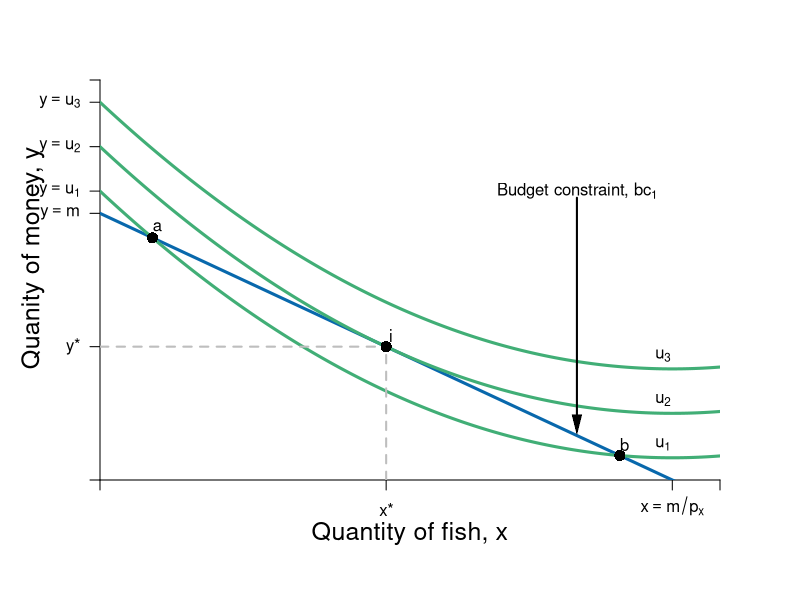

This chart was generated by the following R code:
require(shape)
pdf(file = "bfh-textbook/indmarketdemand/demand_qql_indiff.pdf", width = 9, height = 7)

#Set parameters for graphics
axislabelsize <- 1.5
labelsize <- 1.2
graphlinewidth <- 3
segmentlinewidth <- 2

COL <- c("#7fc97f", "#beaed4", "#fdc086", "#ffff99", "#386cb0", "#f0027f", "#bf5b17", "#666666")
COLA <- c("#99d8c9","#66c2a4","#41ae76", "#238b45", "#005824")
COLB <- c("#4eb3d3", "#2b8cbe", "#0868ac","#084081")

#Edited the margins to cater for the larger LHS labels
par(mar =  c(6, 5, 4, 4))

mrsA <- function(x, rmax = 10, xmax = 20) {
  rmax - (rmax/xmax)*x
}


uA <- function(x, y, rmax = 2, xmax = 12) {
  y + rmax*x - (1/2)*(rmax/xmax)*x^2
}

indiffA1 <- function(x, uA = 10, rmax = 2.5, xmax = 10) {
  uA - rmax*x + (1/2)*(rmax/xmax)*(x^2)
}


bcA <- function(x, w = 20, p = 2) {
  w - p*x
}


xlims <- c(0, 13)
ylims <- c(0, 18)

npts <- 501 
x <- seq(xlims[1], xlims[2], length.out = npts)
y <- seq(ylims[1], ylims[2], length.out = npts) 
a <- c(13, 15, 17)

plot(0, 0, xlim = xlims, ylim = ylims, type = "n",
     xlab = expression(paste("")),
     ylab = expression(paste("")), 
     xaxt = "n", 
     yaxt = "n", 
     cex.lab = axislabelsize, 
     bty = "n",
     xaxs="i", 
     yaxs="i")

# ticksy <- seq(from = 0, to = ylims[2], by = 2)
# ylabels <- seq(from = 0, to = ylims[2], by = 2)
# ticksx <- seq(from = 0, to = xlims[2], by = 2)
# xlabels <- seq(from = 0, to = xlims[2], by = 2)
ticksy <- c(0, 6, 12, 13, 15, 17, ylims[2])
ylabels <- c(NA, expression(paste(y,"*")), expression(paste(y == m)), expression(paste(y == u[1])), expression(paste(y == u[2])), expression(paste(y == u[3])), NA)
ticksx <- c(0, 6, 12, xlims[2])
xlabels <- c(NA, expression(paste(x,"*")), expression(paste(x == m/p[x])), NA)

axis(1, at = ticksx, pos = 0, labels = xlabels)
axis(2, at = ticksy, pos = 0, labels = ylabels, las = 1)

npts <- 500 
xx1 <- seq(xlims[1], xlims[2], length.out = npts)

lines(xx1, bcA(xx1, w = 12, p = 1), col = COLB[3], lwd = graphlinewidth)
#lines(xx1, indiffA1(xx1, uA = 20, rmax = 2.5, xmax = 10), col = COLB[4], lwd = graphlinewidth)



mtext(expression(paste("Quantity of fish, ", x)), side=1, line = 2.5, cex = axislabelsize)
text(-1.4, 10, expression(paste("Quanity of money, ", y)), xpd = TRUE, cex = axislabelsize, srt = 90) 

#segments(4.11765, 6.17647, 5.88, 8.88, lty = 1, col = COL[2] , lwd = graphlinewidth)
#text(7.3, 3, expression("Pareto Efficient"))
#text(7.3, 2.5, expression("Curve"))
#Arrows(7.3, 3.5, 7.3, 6.1, col = "black", lty = 1, lwd = 2, arr.type = "triangle", arr.lwd = 0.5)

#Label the iso-welfare functions for the HG, Aisha
text(11.8, 1.6, expression(u[1]))
text(11.8, 3.6, expression(u[2]))
text(11.8, 5.6, expression(u[3]))
#text(6.6, 8.3, expression(u[4]^A))

#Label the indifference curves for the HG, Betty
# text(7.6, 17, expression(u[1]^B))
# text(6.75, 17, expression(u[2]^B))
# text(6, 17, expression(u[3]^B))
#text(3.4, 6.9, expression(v[4]^B))

#Label mrs function
#text(10, 8, expression(paste(mrs(x,y) == r[max] - frac(r[max], x[max])*x)))
#Arrows(10, 7.5, 10, 5.6, col = "black", lty = 1, lwd = 2, arr.type = "triangle", arr.lwd = 0.5)

#Label satiation
#text(20, 4, expression(paste(x[max] == "Point")))
#text(20, 3, expression(paste("of Satiation")))
#Arrows(20, 2.5, 20, 0.5, col = "black", lty = 1, lwd = 2, arr.type = "triangle", arr.lwd = 0.5)

#Label highest willingness to pay
# text(5, 10.5, expression(paste(r[max] == "Maximum")))
# text(5, 9.5, expression(paste("Willingness to Pay")))
# Arrows(3, 10, 0.5, 10, col = "black", lty = 1, lwd = 2, arr.type = "triangle", arr.lwd = 0.5)


contour(x, y, 
        outer(x, y, uA),
        #labels = c("v1", "v2", "v3"),
        drawlabels = FALSE,
        col = COLA[3],
        #xlab = expression(paste("A's Apples, ", x)),
        #ylab = expression(paste("A's Oranges, ", y)),
        #cex.lab = axislabelsize,
        lwd = graphlinewidth,
        levels = a, 
        xaxs="i", 
        yaxs="i", 
        add = TRUE)

segments(0, 6, 6, 6, lty = 2, col = "gray" , lwd = segmentlinewidth)
segments(6, 0, 6, 6, lty = 2, col = "gray" , lwd = segmentlinewidth)
points(6, 6, pch = 16, col = "black", cex = 1.5)

text(6.1, 6.5, expression(i))


points(1.1, 10.9, pch = 16, col = "black", cex = 1.5)
points(10.9, 1.1, pch = 16, col = "black", cex = 1.5)
text(1.2, 11.4, expression(a))
text(11, 1.6, expression(b))

#segments(4.11765, 6.17647, 5.88, 8.88, lty = 1, col = COL[2] , lwd = graphlinewidth)
# text(2, 3, expression(paste("Budget constraint, ", bc[1])))
# Arrows(3.5, 3, 8.5, 3, col = "black", lty = 1, lwd = 2, arr.type = "triangle", arr.lwd = 0.5)

text(10, 13, expression(paste("Budget constraint, ", bc[1])))
Arrows(10, 12.7, 10, 2.5, col = "black", lty = 1, lwd = 2, arr.type = "triangle", arr.lwd = 0.5)


# par(new = TRUE)
# 
# #Use the same x and ylims as previously, but with locations switched
# xlims2 <- c(18, 0)
# ylims2 <- c(18, 0)

#Leave the ylab and xlab blank to ensure no axes titles
# plot(0, 0, xlim = xlims2, ylim = ylims2, type = "n",
#      xlab = expression(paste("")),
#      ylab = expression(paste("")),
#      xaxt = "n", 
#      yaxt = "n", 
#      cex.lab = 1.3, 
#      bty = "n",
#      xaxs="i", 
#      yaxs="i")
# 
# 
# lines(xx1, indiffAlow(xx1, uA = 46.08, alpha = 16, beta = 1/24), col = COL[2], lwd = graphlinewidth)


#Set up axes at sides 3 and 4 (top and right)
# axis(side = 3, at = ticksx, pos = 0, labels = xlabels)
# axis(side = 4, at = ticksy, pos = 0, labels = ylabels, las = 0)
# mtext("B's Apples, x", side=3, line = 2.5, cex = axislabelsize)
# text(-0.8, 7, expression(paste("B's Oranges, y")), xpd = TRUE, cex = axislabelsize, srt = 270) 
# 
# #Add arrows:
# arrows(-0.8, 10, -0.8, 14, xpd = TRUE, length=0.1,angle=40,lwd=3)
# arrows(6.2, -1.8, 9, -1.8, xpd = TRUE, length=0.1,angle=40,lwd=3)
# 

#Customize ticks and labels for the plot
#ticksy <- seq(from = 0, to = 15, by = 1)
#ylabels <- seq(from = 0, to = 15, by = 1)
#ticksx <- seq(from = 0, to = 10, by = 1)
#xlabels <- seq(from = 0, to = 10, by = 1)
#axis(1, at = ticksx, pos = 0, labels = xlabels)
#axis(2, at = ticksy, pos = 0, labels = ylabels, las = 0)

dev.off()
